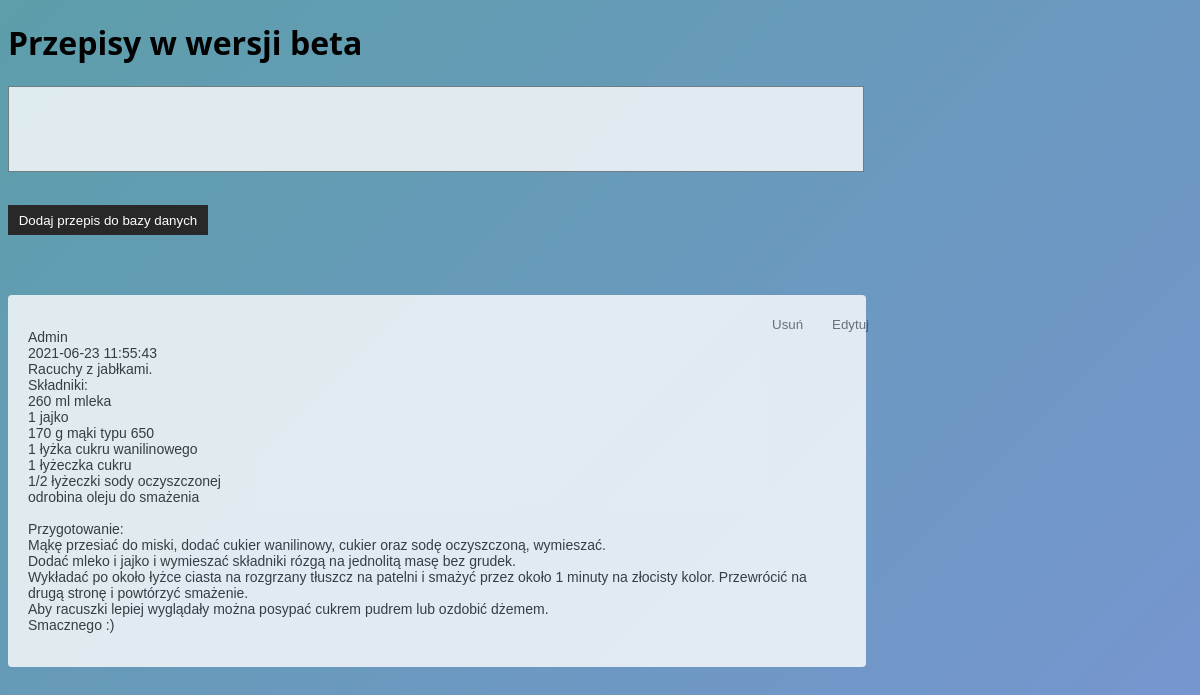
Screenshot of /poczekalniaadmin.php with the database file from the repository.
### tables this page shows
CREATE TABLE `poczekalnia` (
  `cid` int(11) NOT NULL,
  `username` varchar(100) NOT NULL,
  `date` datetime NOT NULL,
  `message` text NOT NULL
);

### comments.inc.php (the view, shortened to what this page needs)
<?php
function getComments($conn) {
    $sql = "SELECT * FROM poczekalnia";
    $result = $conn->query($sql);
    while($row = $result->fetch_assoc()) {
        echo "<div class ='comment-area'><p>";
            echo $row['username']."<br>";
            echo $row['date']."<br>";
            echo nl2br($row['message']);
        echo "</p>
            <form class='delete-form' method = 'POST' action='".deleteComments($conn)."'>
                <input type='hidden' name='cid' value='".$row['cid']."'>
                <button type='submit' name='commentDelete'>Usuń</button>
            </form>
            <form class='edit-form' method = 'POST' action='commentedit.php'>
                <input type='hidden' name='cid' value='".$row['cid']."'>
                <input type='hidden' name='username' value='".$row['username']."'>
                <input type='hidden' name='date' value='".$row['date']."'>
                <input type='hidden' name='message' value='".$row['message']."'>
                <button>Edytuj</button>
            </form>
        </div>";
    }
    }
?>

### commentsstyle.css (style rules this page uses)
button { width: 200px; height: 30px; background-color: #292828; border: none; color: #fff; font-family: arial; font-weight: 400; cursor: pointer; margin-bottom: 60px; }
.comment-area { width: 818px; padding: 20px; margin-bottom: 4px; background-color: white; border-radius: 4px; position: relative; opacity: 0.8; }
.comment-area p { font-family: arial; font-size: 14px; line-height: 16px; color: #282828; font-weight: 100; }
.edit-form { position: absolute; top: 0px; right: 0px; }
.edit-form button { width: 40px; height: 20px; color: #282828; background-color: #fff; opacity: 0.7; }
.delete-form { position: absolute; top: 0px; right: 60px; }
.delete-form button { width: 40px; height: 20px; color: #282828; background-color: #fff; opacity: 0.7; }
html, body { width: 100%; height:100%; }
body { background: linear-gradient(-45deg, #9548ad, #c4cf5b, #888feb, #5d9eaa); background-size: 500% 500%; animation: gradient 14s ease infinite; }

### rows the page displays
poczekalnia: username "Admin", date "2021-06-23 11:55:43", message "Racuchy z jabłkami. Składniki: 260 ml mleka 1 jajko 170 g mąki typu 650 1 łyżka cukru wanilinowego 1 łyżeczka cukru 1/2 łyżeczki sody oczyszczonej odrobina oleju do smażenia Przygotowanie: Mąkę przesiać do miski, dodać cukier wanilinowy, cukier oraz sodę oczyszczoną, wymieszać. Dodać mleko i jajko i wymieszać składniki rózgą na jednolitą masę bez grudek. Wykładać po około łyżce ciasta na rozgrzany tłuszcz na patelni i smażyć przez około 1 minuty na złocisty kolor. Przewrócić na drugą stronę i powtórzyć smażenie. Aby racuszki lepiej wyglądały można posypać cukrem pudrem lub ozdobić dżemem. Smacznego :)"
